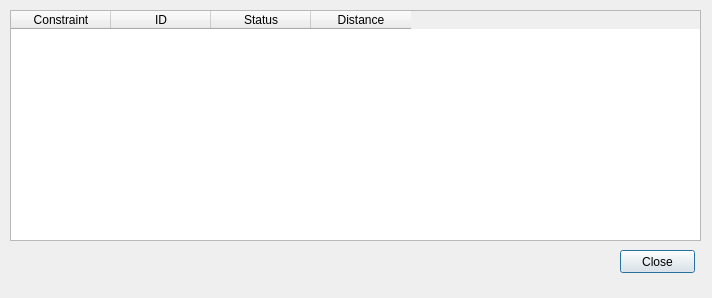
<?xml version="1.0" encoding="UTF-8"?>
<ui version="4.0">
 <class>dlgPipelineDialog</class>
 <widget class="QDialog" name="dlgPipelineDialog">
  <property name="geometry">
   <rect>
    <x>0</x>
    <y>0</y>
    <width>712</width>
    <height>298</height>
   </rect>
  </property>
  <property name="windowTitle">
   <string>Pipeline Planner</string>
  </property>
  <widget class="QTableWidget" name="tblImpacts">
   <property name="geometry">
    <rect>
     <x>10</x>
     <y>10</y>
     <width>691</width>
     <height>231</height>
    </rect>
   </property>
   <property name="alternatingRowColors">
    <bool>true</bool>
   </property>
   <column>
    <property name="text">
     <string>Constraint</string>
    </property>
   </column>
   <column>
    <property name="text">
     <string>ID</string>
    </property>
   </column>
   <column>
    <property name="text">
     <string>Status</string>
    </property>
   </column>
   <column>
    <property name="text">
     <string>Distance</string>
    </property>
   </column>
  </widget>
  <widget class="QPushButton" name="btnPush">
   <property name="geometry">
    <rect>
     <x>620</x>
     <y>250</y>
     <width>75</width>
     <height>23</height>
    </rect>
   </property>
   <property name="text">
    <string>Close</string>
   </property>
  </widget>
 </widget>
 <resources/>
 <connections>
  <connection>
   <sender>btnPush</sender>
   <signal>pressed()</signal>
   <receiver>dlgPipelineDialog</receiver>
   <slot>reject()</slot>
   <hints>
    <hint type="sourcelabel">
     <x>657</x>
     <y>261</y>
    </hint>
    <hint type="destinationlabel">
     <x>355</x>
     <y>148</y>
    </hint>
   </hints>
  </connection>
 </connections>
</ui>
